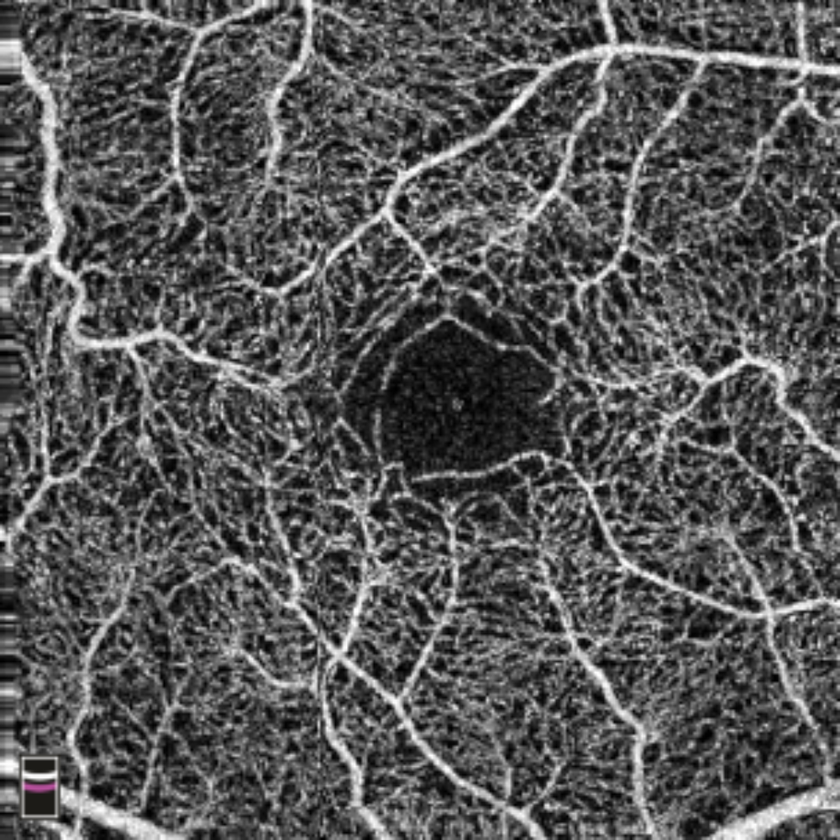
#> input picture test_images/5000.tif, 840 x 840 px, shrunk from 1000 x 1000 before the run, found by its file name
$ python hessian2d.py
#> lines starting #> are read from the running program, lines starting #| are printed output that depends on the picture
#| (840, 840) 0.0 1.0
import numpy as np
from scipy.ndimage import convolve

def hessian_filter(I:np.ndarray, sigma:float=1)-> tuple[np.ndarray, np.ndarray, np.ndarray]:
    """
    Compute the second-order derivatives (Hessian) of an image.

    Parameters:
        I (ndarray): Grayscale image (float32 or float64).
        sigma (float): Standard deviation of the Gaussian.

    Returns:
        Dxx, Dxy, Dyy (ndarrays): Second derivative components.
    """
#> called with sigma = 2
    # Generate filter grid
    size = int(np.round(3 * sigma))
    x, y = np.meshgrid(np.arange(-size, size + 1),
                       np.arange(-size, size + 1))

    # Gaussian 2nd derivative filters
    normalization = 1 / (2 * np.pi * sigma**4)
    DGaussxx = normalization * ((x**2 / sigma**2) - 1) * np.exp(-(x**2 + y**2) / (2 * sigma**2))
    DGaussxy = (1 / (2 * np.pi * sigma**6)) * (x * y) * np.exp(-(x**2 + y**2) / (2 * sigma**2))
    DGaussyy = DGaussxx.T  # Transpose for symmetry

    # Convolve image with filters
    Dxx = convolve(I, DGaussxx, mode='reflect')
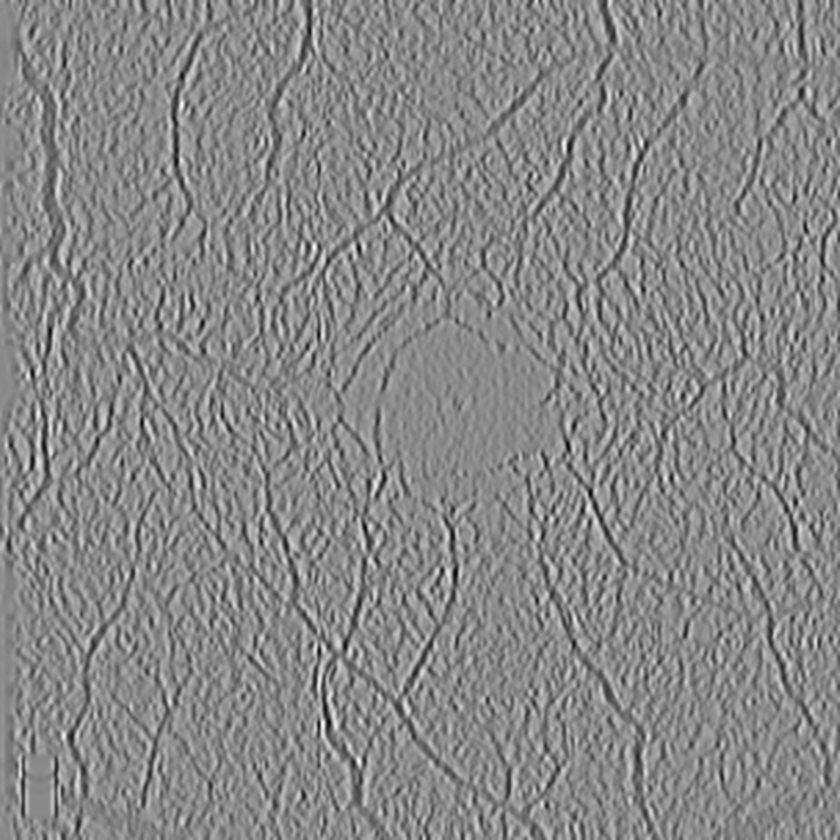
#> Dxx: shape (840, 840) float64; min -0.0579, max 0.049, mean -0.00104; drawn with min black and max white
    Dxy = convolve(I, DGaussxy, mode='reflect')
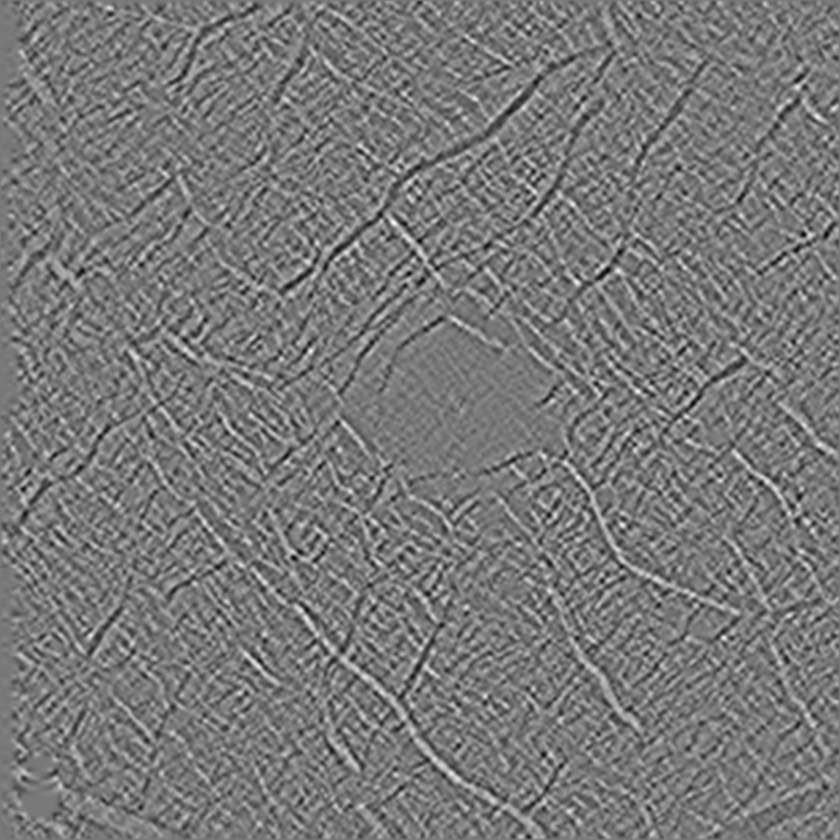
#> Dxy: shape (840, 840) float64; min -0.03, max 0.0332, mean 5.95e-08; drawn with min black and max white
    Dyy = convolve(I, DGaussyy, mode='reflect')
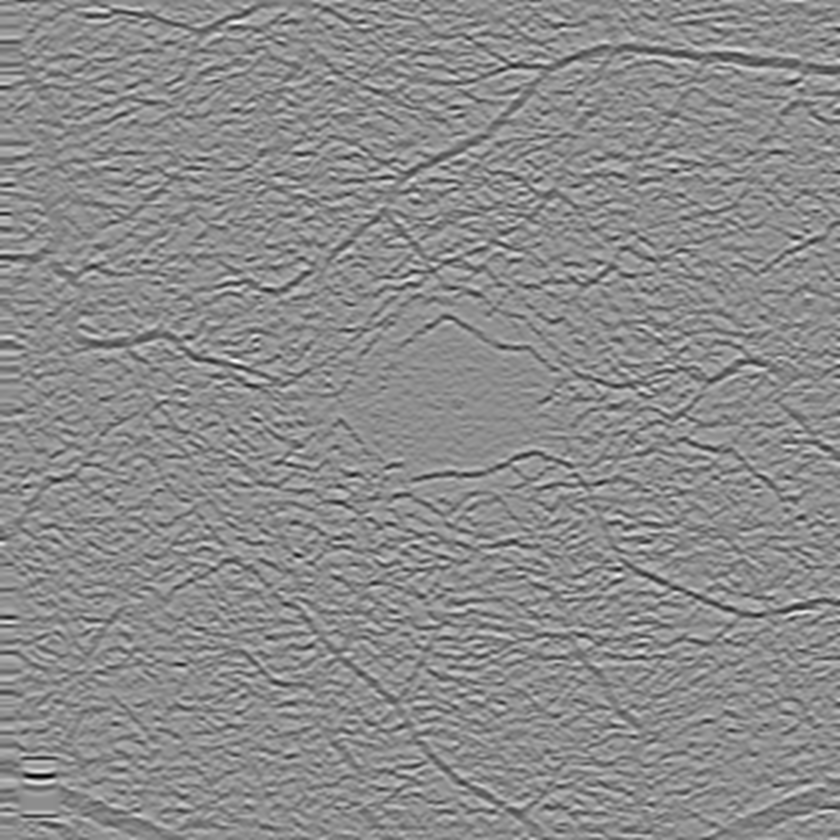
#> Dyy: shape (840, 840) float64; min -0.07, max 0.0556, mean -0.00104; drawn with min black and max white

    return Dxx, Dxy, Dyy


def main():
    # Testing
    from skimage import io, img_as_float
    import matplotlib.pyplot as plt

    # Load grayscale image
    image = img_as_float(io.imread('/Users/milameteor/Library/CloudStorage/OneDrive-UWA/M4 Backup/LEI/to_be_rename/MILA_renamed/test/5000.tif', as_gray=True))

    # Check shape and range
    print(image.shape, image.min(), image.max())

    Dxx, Dxy, Dyy = hessian_filter(image, sigma=2)

    fig, axes = plt.subplots(1, 3, figsize=(15, 5))

    axes[0].imshow(Dxx, cmap='gray')
    axes[0].set_title('Dxx (∂²I/∂x²)')

    axes[1].imshow(Dxy, cmap='gray')
    axes[1].set_title('Dxy (∂²I/∂x∂y)')

    axes[2].imshow(Dyy, cmap='gray')
    axes[2].set_title('Dyy (∂²I/∂y²)')

    for ax in axes:
        ax.axis('off')

    plt.tight_layout()
    plt.show()
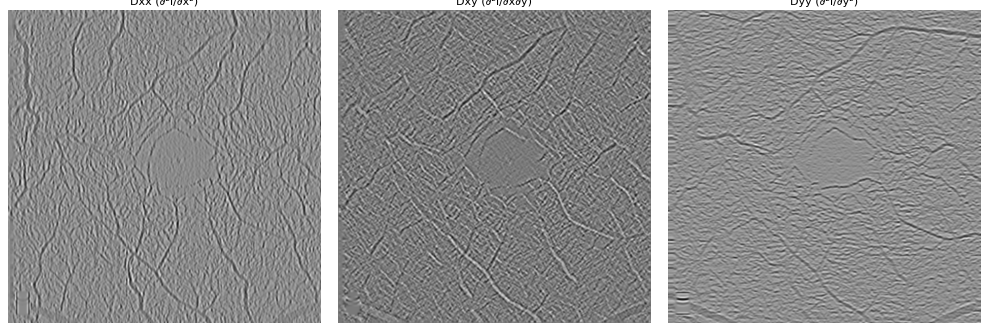
#> figure drawn by matplotlib, 3 panels

if __name__ == "__main__":
    main()

$ run again, with test_images/5001.tif copied over test_images/5000.tif
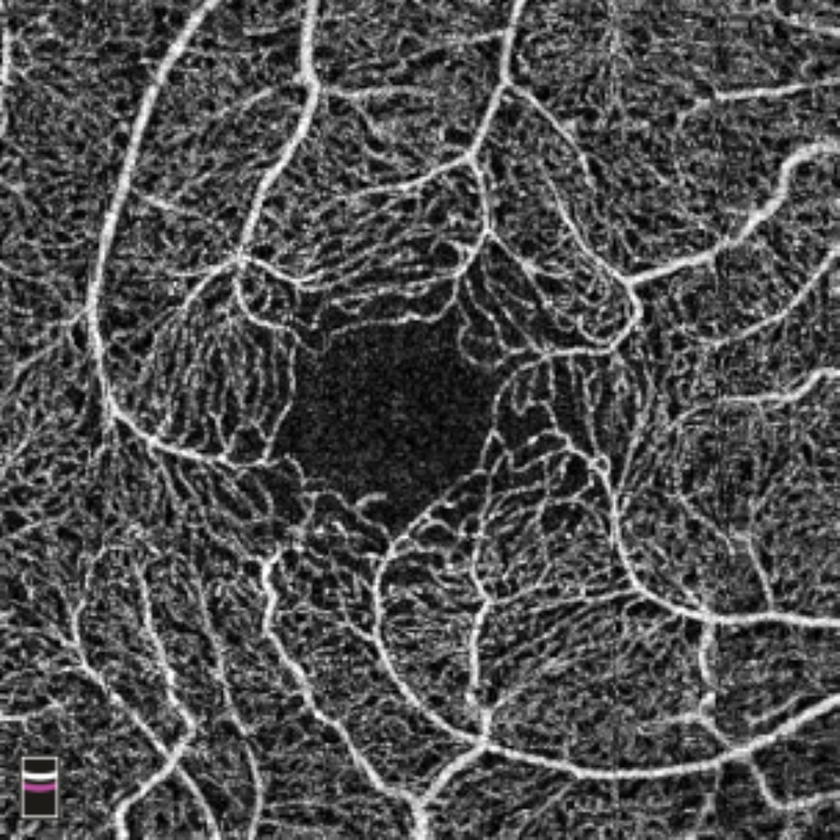
#> input picture test_images/5001.tif, 840 x 840 px, shrunk from 1000 x 1000 before the run, found by its file name
#| (840, 840) 0.0 1.0
#> in hessian_filter, `Dyy = convolve(I, DGaussyy, mode='reflect')`:
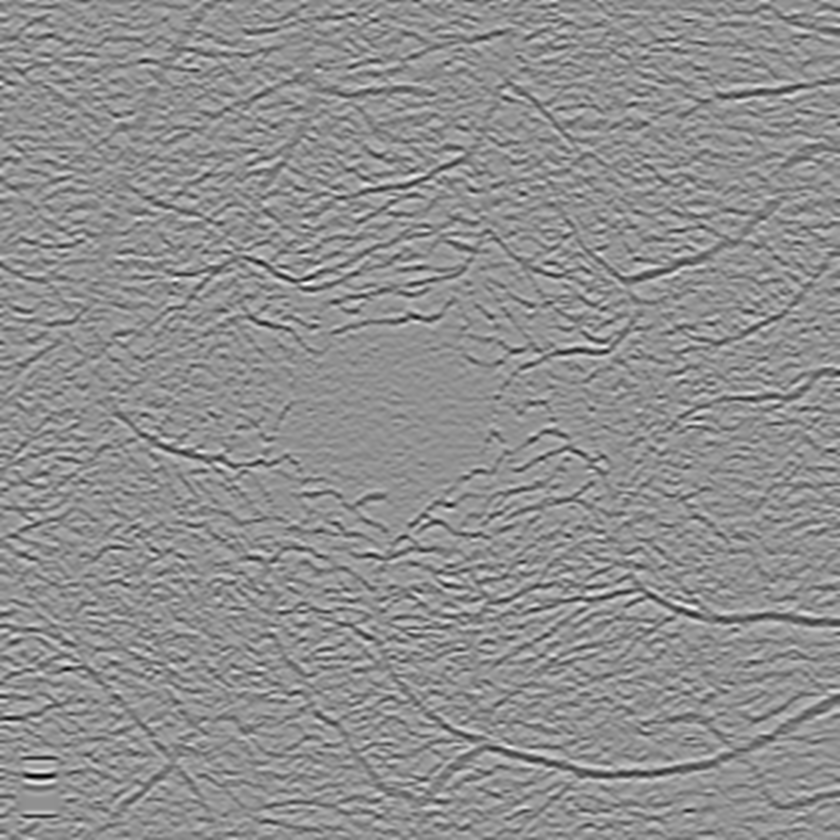
#> Dyy: shape (840, 840) float64; min -0.07, max 0.0526, mean -0.000934; drawn with min black and max white
#> in main, `plt.show()`:
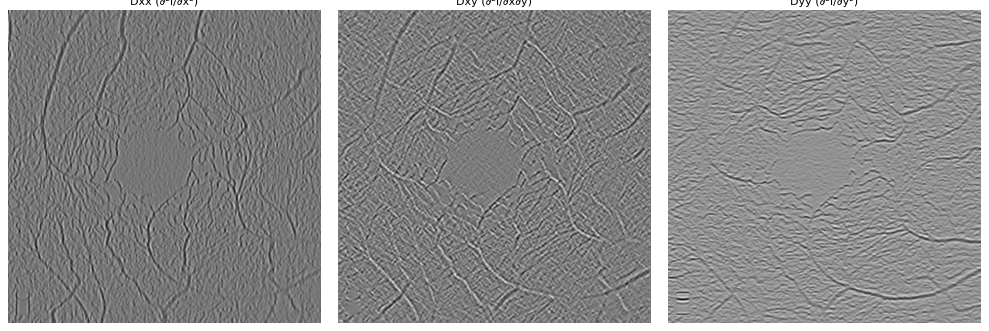
#> figure drawn by matplotlib, 3 panels

$ run again, with test_images/5002.tif copied over test_images/5000.tif
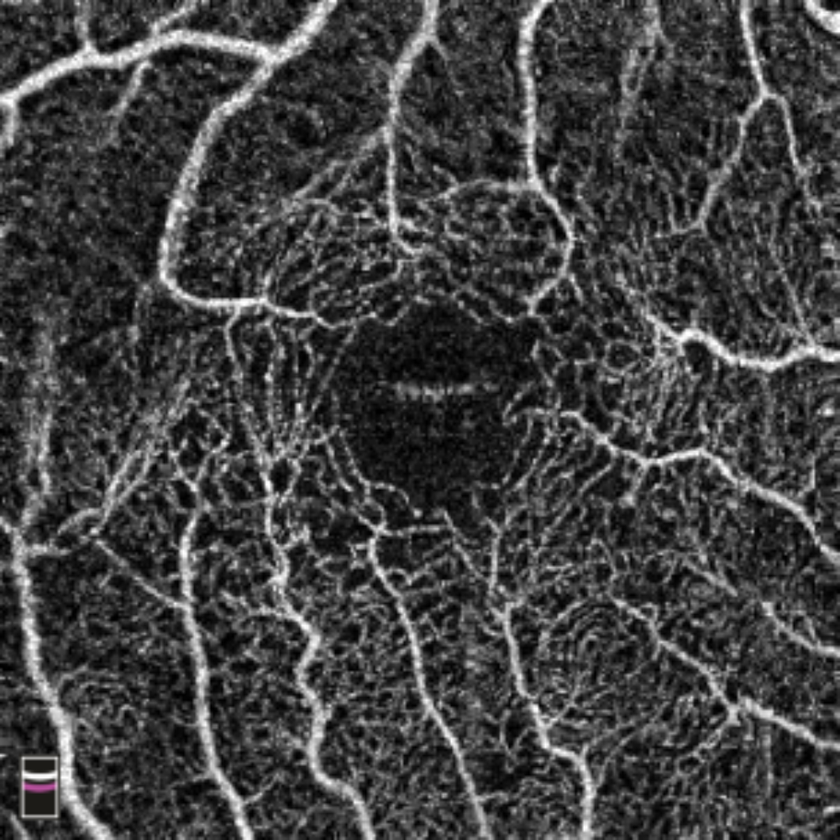
#> input picture test_images/5002.tif, 840 x 840 px, shrunk from 1000 x 1000 before the run, found by its file name
#| (840, 840) 0.0 1.0
#> in hessian_filter, `Dyy = convolve(I, DGaussyy, mode='reflect')`:
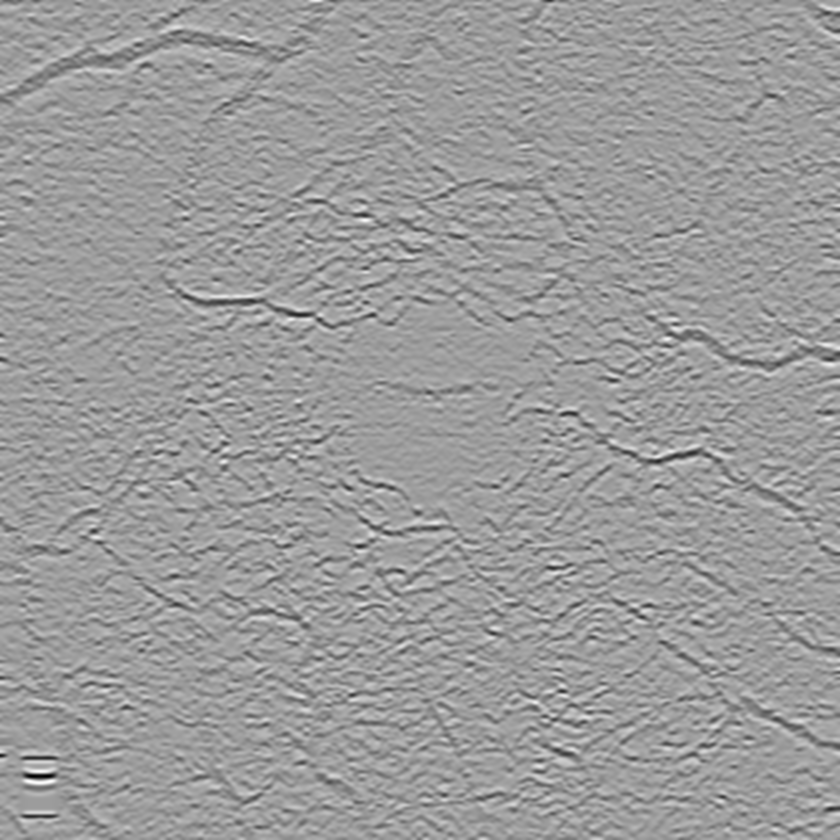
#> Dyy: shape (840, 840) float64; min -0.07, max 0.0437, mean -0.000778; drawn with min black and max white
#> in main, `plt.show()`:
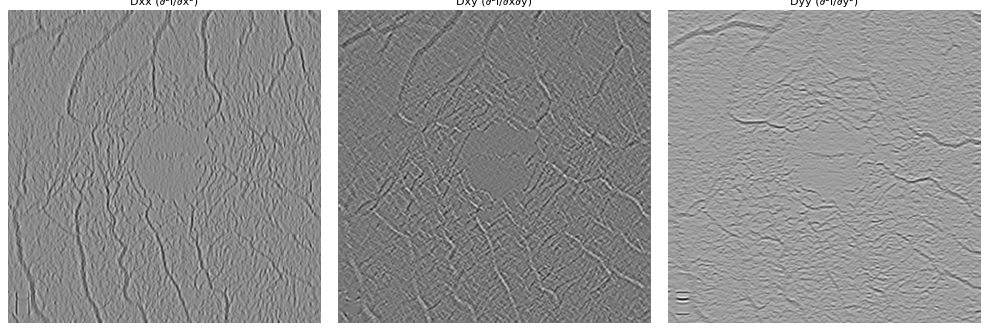
#> figure drawn by matplotlib, 3 panels

$ run again, with test_images/10001.bmp saved as test_images/5000.tif
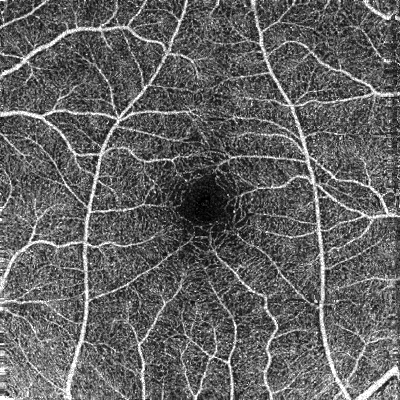
#> input picture test_images/10001.bmp, 400 x 400 px, found by its file name
#| (400, 400) 0.0 1.0
#> in hessian_filter, `Dyy = convolve(I, DGaussyy, mode='reflect')`:
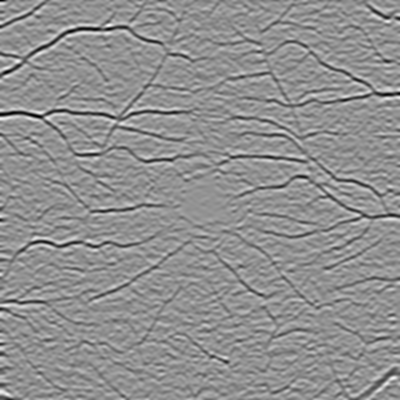
#> Dyy: shape (400, 400) float64; min -0.0716, max 0.0527, mean -0.00117; drawn with min black and max white
#> in main, `plt.show()`:
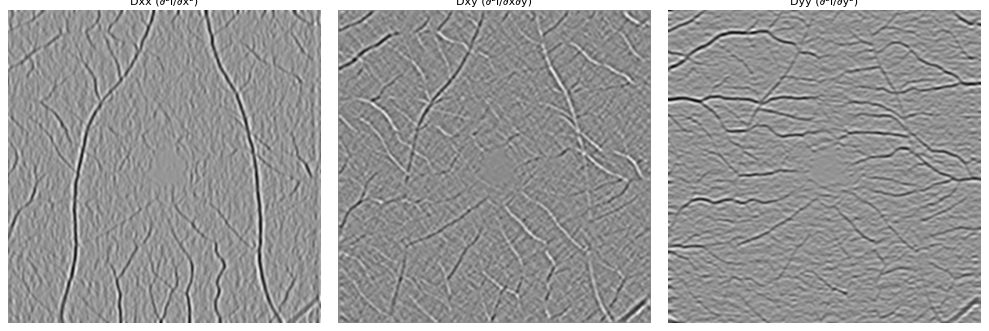
#> figure drawn by matplotlib, 3 panels
